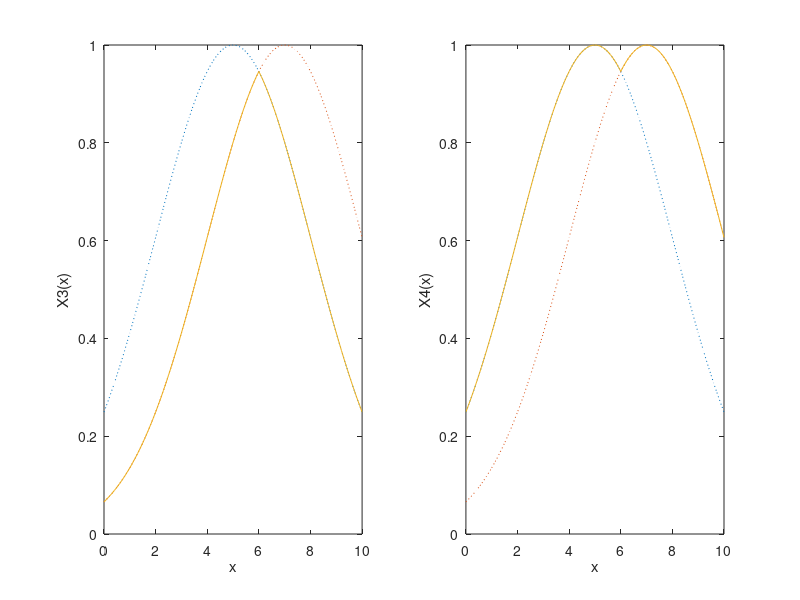

MATLAB code to generate this figure:
x = 0:0.1:10;
subplot(1,2,1);
X1 = gaussmf(x,[3 5]);
X2 = gaussmf(x,[3 7]);
X3 = min([X1;X2]);
%построение исходных ФП пунктирной линией
plot(x,[X1; X2], ': '); 
xlabel('x');
ylabel('X3(x)');
%включение механизма добавления кривой  в текущий график
hold on;	
% выключение механизма добавления кривой в текущий график
plot(x,X3);
subplot(1, 2, 2);
X4 = max([X1;X2]);
plot(x,[X1;X2], ': ');
xlabel('x');
ylabel('X4(x)');
hold on; 
plot(x,X4);
hold off
